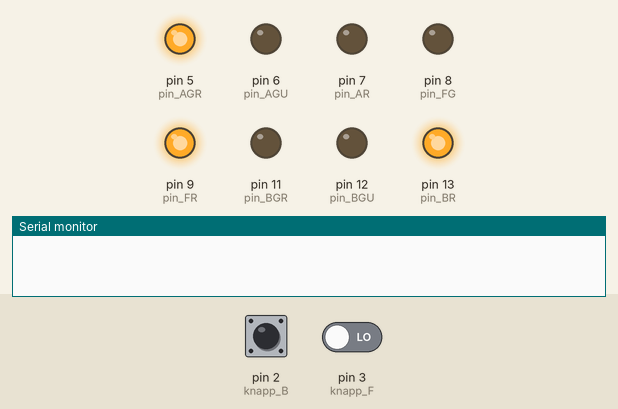
Simulated run of this sketch. Board: Arduino Uno, built with avr-gcc and run on an emulated ATmega328P. Shown: output pins drawn as LEDs (lit = HIGH), the last lines printed to the serial monitor. The inputs (shaded band) are chosen by the test bench; at power-on: pin 2 (knapp_B) LOW, pin 3 (knapp_F) LOW.

Above: at 1.2 s.
1.3 s: pin 2 (knapp_B) driven HIGH
2.8 s: pin 3 (knapp_F) driven HIGH
At 4.7 s:
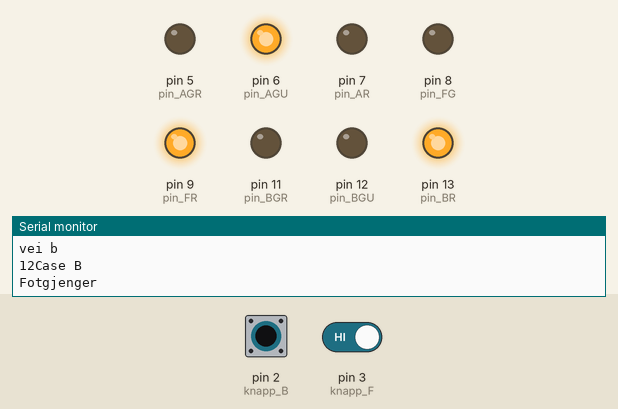
5.8 s: pin 2 (knapp_B) pulsed LOW 2 times (0.12 s each, 0.3 s apart)
At 7.0 s:
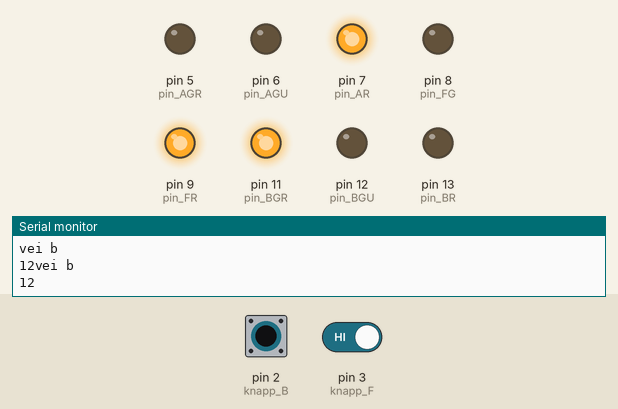
Timing chart, 0 to 23.3 s (numbered marks = the images above; inputs shaded):
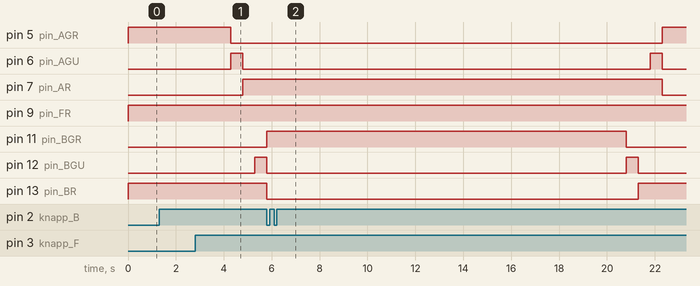

The sketch:

Lyskryss.ino
```cpp
/***
Regulere et lyskryss
A er hovedveien, B er side veien og
Fotgjenger er et fotgjengerfelt over A
***/
//vei A
#define pin_AGR 5  //Grønt
#define pin_AGU 6  //Gult
#define pin_AR 7   //Rødt
//vei B
#define pin_BGR 11 //Grønt
#define pin_BGU 12 //Gult
#define pin_BR 13  //Rødt
#define knapp_B 2
//Fotgjenger
#define pin_FG 8   //Grønt
#define pin_FR 9   //Rødt
#define knapp_F 3
int var = 0;

void setup() {
  Serial.begin(115200);
  //vei A
  pinMode(pin_AGR, OUTPUT);
  pinMode(pin_AGU, OUTPUT);
  pinMode(pin_AR, OUTPUT);
  //vei B

  pinMode(pin_BGR, OUTPUT);
  pinMode(pin_BGU, OUTPUT);
  pinMode(pin_BR, OUTPUT);
  pinMode(knapp_B, INPUT);
  attachInterrupt(digitalPinToInterrupt(knapp_B),vei_B,RISING);

  //Fotgjenger
  pinMode(pin_FG, OUTPUT);
  pinMode(pin_FR, OUTPUT);
  pinMode(knapp_F,INPUT);
  attachInterrupt(digitalPinToInterrupt(knapp_F),fotgjenger,RISING);
}

void loop() {
  // start
  switch(var){
    case 12:
    veiB();
    var = 0;
    break;

    case 11:
    FOTGJENGER();
    var = 0;
    break;

    default:
    Start();
  }
}
```

Fotgjenger.ino
```cpp
void fotgjenger(){
  var = 11;
  Serial.println("Fotgjenger\n");
}

void FOTGJENGER(){
Serial.println("CaseC");
  delay(5000);
  digitalWrite(pin_AGR, LOW);
  digitalWrite(pin_AGU, HIGH);
  delay(1500);
  digitalWrite(pin_AGU, LOW);
  digitalWrite(pin_AR, HIGH);
  delay(300);
  digitalWrite(pin_FG, HIGH);
  digitalWrite(pin_FR, LOW);
  delay(6000);
  digitalWrite(pin_FG, LOW);
  delay(500);
  digitalWrite(pin_FG, HIGH);
  delay(500);
  digitalWrite(pin_FG, LOW);
  delay(500);
  digitalWrite(pin_FG, HIGH);
  delay(500);
  digitalWrite(pin_FG, LOW);
  delay(500);
  digitalWrite(pin_FG, HIGH);
  delay(500);
  digitalWrite(pin_FG, LOW);
  digitalWrite(pin_FR, HIGH);
  delay(300);
  digitalWrite(pin_AGU, HIGH);
  delay(1500);
  digitalWrite(pin_AGR, HIGH);
  digitalWrite(pin_AGU, LOW);
  digitalWrite(pin_AGR, LOW);

}
```

Vei_B.ino
```cpp
void vei_B(){
  var = 12;
  Serial.println("vei b");
  Serial.print(var);
}

void veiB(){
    Serial.println("Case B");
    delay(3000);
    digitalWrite(pin_AGR, LOW);
    digitalWrite(pin_AGU,HIGH);
    delay(500);
    digitalWrite(pin_AGU,LOW);
    digitalWrite(pin_AR,HIGH);
    delay(500);
    digitalWrite(pin_BGU,HIGH);
    delay(500);
    digitalWrite(pin_BR,LOW);
    digitalWrite(pin_BGU,LOW);
    digitalWrite(pin_BGR,HIGH);
    delay(15000);
    digitalWrite(pin_BGR, LOW);
    digitalWrite(pin_BGU,HIGH);
    delay(500);
    digitalWrite(pin_BGU,LOW);
    digitalWrite(pin_BR,HIGH);
    delay(500);
    digitalWrite(pin_AGU,HIGH);
    delay(500);
    digitalWrite(pin_AR,LOW);
    digitalWrite(pin_AGU,LOW);
    digitalWrite(pin_AGR,HIGH);
}
```

start.ino
```cpp
void Start(){
digitalWrite(pin_AGR,HIGH);
digitalWrite(pin_AGU,LOW);
digitalWrite(pin_AR,LOW);
digitalWrite(pin_BGR,LOW);
digitalWrite(pin_BGU,LOW);
digitalWrite(pin_BR,HIGH);
digitalWrite(pin_FG,LOW);
digitalWrite(pin_FR,HIGH);
}
```
